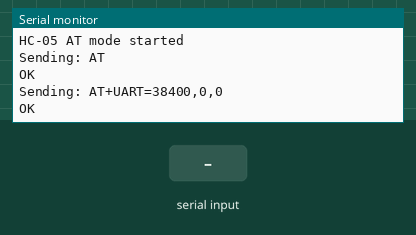
A sketch run on a simulated Arduino Uno, built with avr-gcc and run on an emulated ATmega328P. On the bench: the last lines printed to the serial monitor. The inputs (shaded band) are chosen by the test bench. The modem accepts every AT command (registered, SIM ready, sends succeed) and sends nothing else.

Above: at 4.2 s.
4.3 s: "1" received over the second serial link
At 5.5 s:
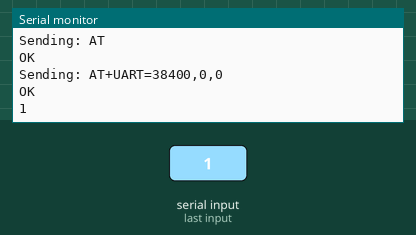
5.8 s: "0" received over the second serial link
At 6.6 s:
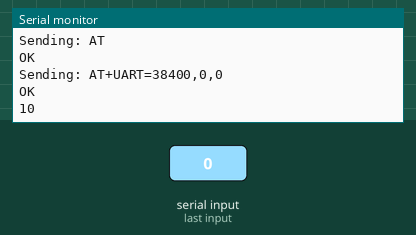

Measured:
- after the input at 4.3 s, the serial monitor: prints a new line at once (image 1)
- after the input at 5.8 s, the serial monitor: prints a new line at once (image 2)

The sketch:

setAT.ino
```cpp
#include <SoftwareSerial.h>

// Arduino RX, TX  -> HC-05 TX, RX
SoftwareSerial BT(10, 11);   // RX, TX

void setup() {
  Serial.begin(9600);
  BT.begin(38400);   // HC-05 AT mode speed is usually 38400

  Serial.println("HC-05 AT mode started");
  delay(1000);

  sendAT("AT");                  // test communication
  sendAT("AT+UART=38400,0,0");   // set baud rate to 38400
}

void loop() {
  // Print any response from HC-05 to Serial Monitor
  if (BT.available()) {
    Serial.write(BT.read());
  }

  // Send data from Serial Monitor to HC-05
  if (Serial.available()) {
    BT.write(Serial.read());
  }
}

void sendAT(String cmd) {
  Serial.print("Sending: ");
  Serial.println(cmd);
  BT.println(cmd);
  delay(1000);

  while (BT.available()) {
    Serial.write(BT.read());
  }
  Serial.println();
}
```
